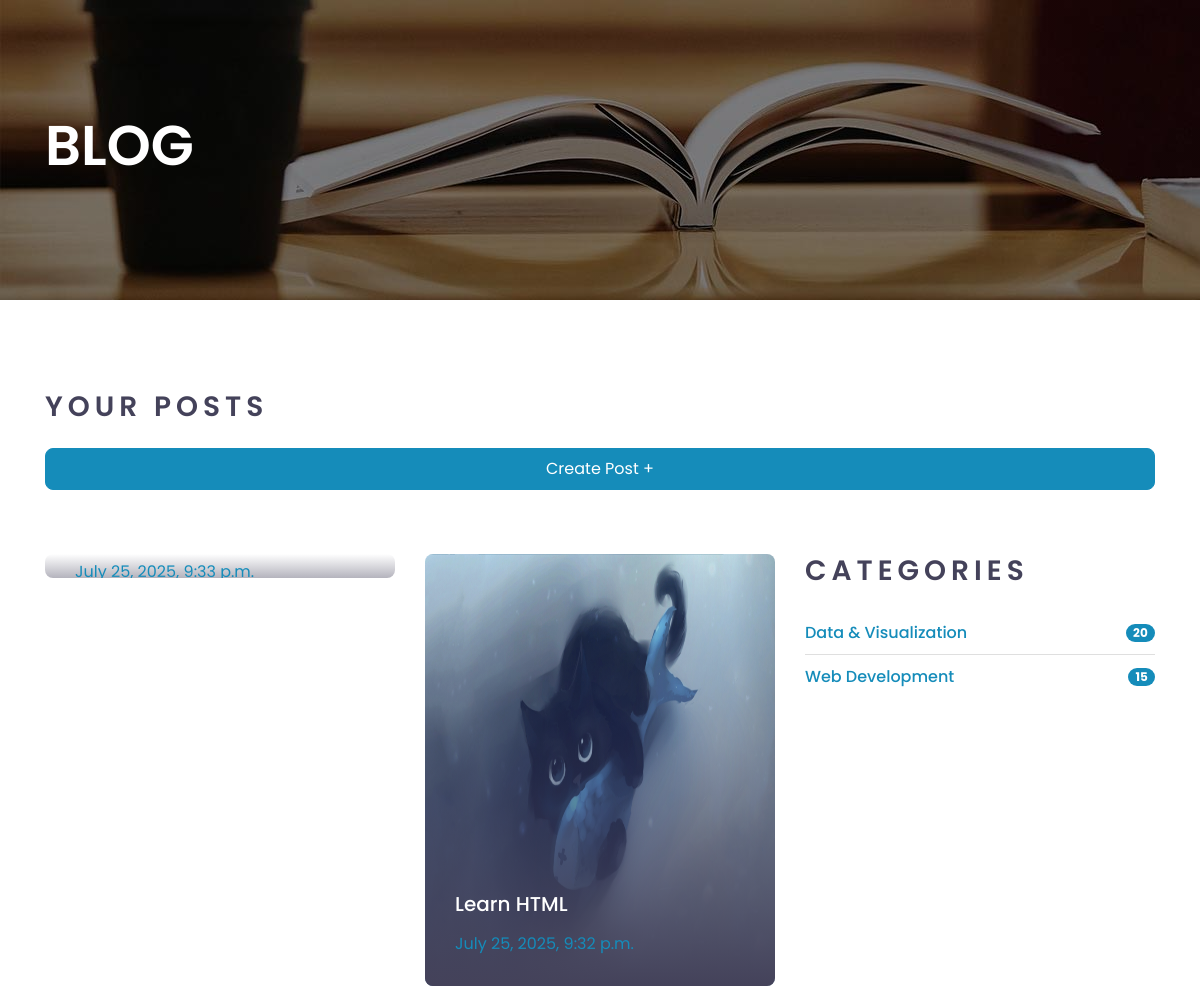
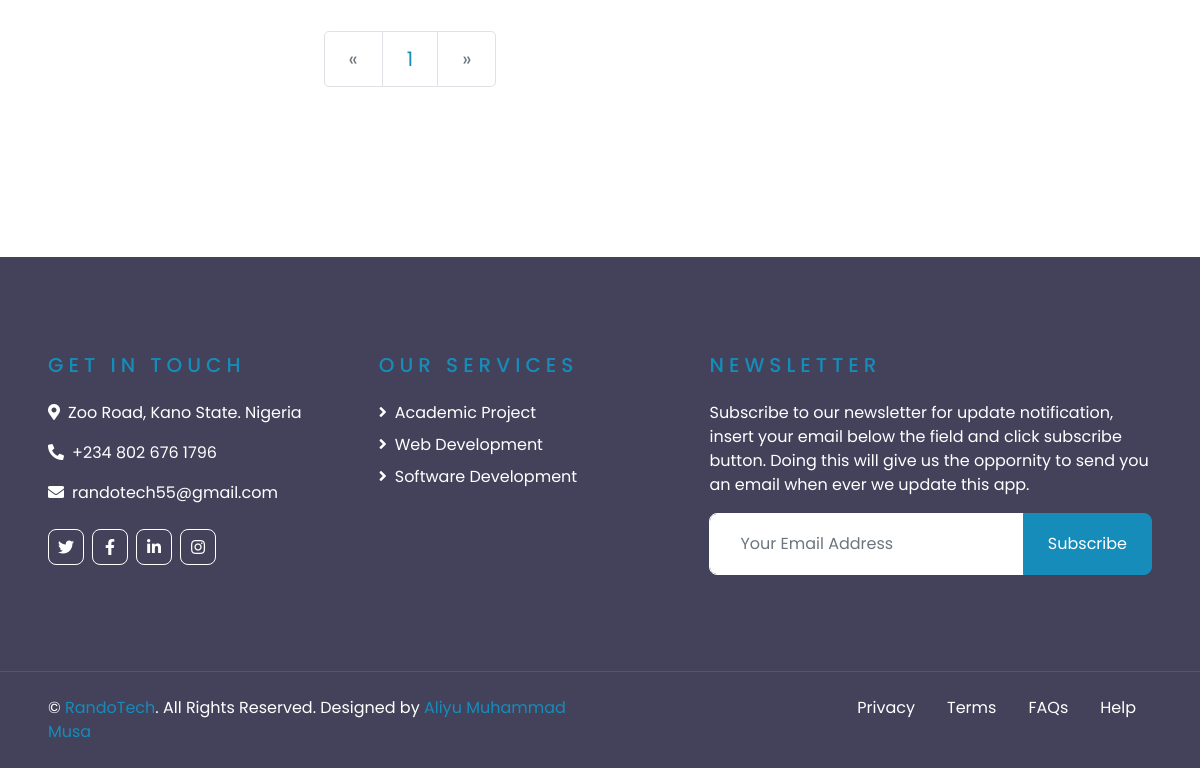
Page /blog/your_post/ (signed in) on the committed database (2 pictures, top to bottom).
### blog/models.py (models this page shows, shortened)
class Post(models.Model):
    STATUS_CHOICES = {
        ('draft', 'DRAFT'),
        ('published', 'PUBLISHED'),
    }
    author = models.ForeignKey(CustomUser, on_delete=models.CASCADE, related_name='blog_post')
    category = models.ForeignKey(Category, on_delete=models.CASCADE, related_name='category_post')
    title = models.CharField(max_length=250)
    slug = models.SlugField(max_length=250, unique_for_date='publish')
    cover_img = models.ImageField(upload_to='img/post_cover', blank=True, null=False, default='img/blog-1.jpg')
    body = models.TextField()
    publish = models.DateTimeField(default=timezone.now)
    created = models.DateTimeField(auto_now_add=True)
    updated = models.DateTimeField(auto_now=True)
    status = models.CharField(max_length=10, choices=STATUS_CHOICES, default='published')
    objects = models.Manager()
    published = PublishedManager()
    class Meta:
        ordering = ('-publish',)
    def get_absolute_url(self):
        return reverse("blog:post_detail", args=[self.publish.year, self.publish.month, self.publish.day, self.slug])

### core/models.py (models this page shows, shortened)
class Service(models.Model):
    name = models.CharField(max_length=50)
    description = models.TextField(default='Write Something')
    price1 = models.IntegerField(default=0)
    price2 = models.IntegerField(default=0)
    price3 = models.IntegerField(default=0)
    price4 = models.IntegerField(default=0)
    price5 = models.IntegerField(default=0)
    cover_img = models.ImageField(upload_to='img/post_cover', default='image')
    img1 = models.ImageField(upload_to='img/img', default='img/post_cover/image_1.jpg')
    img2 = models.ImageField(upload_to='img/img', default='img/post_cover/image_1.jpg')
    img3 = models.ImageField(upload_to='img/img', default='img/post_cover/image_1.jpg')
    img4 = models.ImageField(upload_to='img/img', default='img/post_cover/image_1.jpg')
    def get_absolute_url(self):
        return reverse("core:service_detail", kwargs={"id": self.id})

### blog/views.py (the view)
# urls.py: path('your_post/', YourPostView, name='your_post'),
@login_required
def YourPostView(request, category_slug=None):
    services = Service.objects.all()
    post_list = Post.objects.filter(author=request.user)
    user_categories = Category.objects.filter(
        category_post__author=request.user
    ).distinct()
    category_names = user_categories.values_list('name', flat=True)
    paginator = Paginator(post_list, 6)  # Show 6 posts per page
    page_number = request.GET.get('page')
    page = paginator.get_page(page_number)
    context = {
        'page' : page,
        'category' : category_names,
        'services' : services,
    }
    return render(request, 'blog/your_post.html', context)

### blog/templates/blog/your_post.html (shortened to what this page needs)
<!DOCTYPE html>
<html lang="en">
  {% load static %}
  <head>
    <link
      href="https://cdnjs.cloudflare.com/ajax/libs/font-awesome/5.10.0/css/all.min.css"
      rel="stylesheet"
    />
    <link
      href="{% static 'lib/owlcarousel/assets/owl.carousel.min.css' %}"
      rel="stylesheet"
    />
    <link
      href="https://cdn.jsdelivr.net/npm/bootstrap@5.3.7/dist/css/bootstrap.min.css"
      rel="stylesheet"
    />
    <link href="{% static 'css/style.css' %}" rel="stylesheet" />
  </head>
  <body>
    <div class="container-fluid page-header" style="margin-bottom: 90px;">
        <div class="container">
            <div class="d-flex flex-column justify-content-center" style="min-height: 300px">
                <h3 class="display-4 text-white text-uppercase">Blog</h3>
            </div>
        </div>
    </div>
    <div class="container">
  <h3 class="text-uppercase mb-4" style="letter-spacing: 5px;">Your Posts</h3>
  <a
                    class="btn btn-primary py-2 px-4 d-block  mx-auto d-lg-block"
                    href="{% url 'blog:create_post' %}"
                    >Create Post +</a
                    >
</div>
<div class="container-fluid py-3">
  <div class="container py-5">
            <div class="row">
                <div class="col-lg-8">
                    <div class="row pb-3">
                      {% for post in page %}
                      <div class="col-lg-6 mb-4">
                        <div class="blog-item position-relative overflow-hidden rounded mb-2">
                          {% if post.cover_img %}
                          <img class="img-fluid" src="{{ post.cover_img.url }}" style="height: 27em;" alt="">
                          {% else %}
                          <img class="img-fluid" src="{% static 'img/blog-1.jpg' %}" style="height: 27em; alt="">
                          {% endif %}
                          <a class="blog-overlay text-decoration-none" href="{{ post.get_absolute_url }}">
                            <h5 class="text-white mb-3">{{post.title}}</h5>
                            <p class="text-primary m-0">{{post.created}}</p>
                          </a>
                        </div>
                      </div>
                      {% endfor %}
                        {% include 'components/pagination.html'  %}
                    </div>
                </div>
                <div class="col-lg-4 mt-5 mt-lg-0">
                    <div class="mb-5">
                        <h3 class="text-uppercase mb-4" style="letter-spacing: 5px;">Categories</h3>
                        <ul class="list-group list-group-flush">
                          {% for cat in category %}
                          <li class="list-group-item d-flex justify-content-between align-items-center px-0 disabled">
                            <a href="#" class="text-decoration-none h6 m-0 {% if selected_category.slug == cat.slug %}text-primary{% endif %}">{{cat}}</a>
                            <span class="badge badge-primary badge-pill">{{cat|length}}</span>
                          </li>
                          {% endfor %}
                        </ul>
                    </div>
                </div>
            </div>
        </div>
    </div>
    <div
      class="container-fluid bg-dark text-white py-5 px-sm-3 px-lg-5"
      style="margin-top: 90px"
    >
      <div class="row pt-5">
        <div class="col-lg-7 col-md-12">
          <div class="row">
            <div class="col-md-6 mb-5">
              <h5
                class="text-primary text-uppercase mb-4"
                style="letter-spacing: 5px"
              >
                Get In Touch
              </h5>
              <p>
                <i class="fa fa-map-marker-alt mr-2"></i>Zoo Road, Kano State.
                Nigeria
              </p>
              <p><i class="fa fa-phone-alt mr-2"></i>+234 802 676 1796</p>
              <p><i class="fa fa-envelope mr-2"></i>randotech55@gmail.com</p>
              <div class="d-flex justify-content-start mt-4">
                <a class="btn btn-outline-light btn-square mr-2" href="https://x.com/home"
                  ><i class="fab fa-twitter"></i
                ></a>
                <a class="btn btn-outline-light btn-square mr-2" href="https://web.facebook.com/?_rdc=1&_rdr#"
                  ><i class="fab fa-facebook-f"></i
                ></a>
                <a class="btn btn-outline-light btn-square mr-2" href="https://www.linkedin.com/feed/"
                  ><i class="fab fa-linkedin-in"></i
                ></a>
                <a class="btn btn-outline-light btn-square" href="https://www.instagram.com/aliyumuhd9990/"
                  ><i class="fab fa-instagram"></i
                ></a>
              </div>
            </div>
            <div class="col-md-6 mb-5">
              <h5
                class="text-primary text-uppercase mb-4"
                style="letter-spacing: 5px"
              >
                Our Services
              </h5>
              <div class="d-flex flex-column justify-content-start">
                {% for s in services %}
          <a href="{{ s.get_absolute_url }}" class="text-white mb-2"><i class="fa fa-angle-right mr-2"></i>{{s.name}}</a>
          {% endfor %}
              </div>
            </div>
          </div>
        </div>
        <div class="col-lg-5 col-md-12 mb-5">
          <h5
            class="text-primary text-uppercase mb-4"
            style="letter-spacing: 5px"
          >
            Newsletter
          </h5>
          <p>
            Subscribe to our newsletter for update notification, insert your email below the field and click subscribe button. Doing this will give us the oppornity to send you an email when ever we update this app.
          </p>
          <div class="w-100">
            <form action="" method="post">
              <div class="input-group">
                <input
                type="text"
                name="email"
                class="form-control border-light"
                style="padding: 30px"
                placeholder="Your Email Address"
                />
                <div class="input-group-append">
                  <button class="btn btn-primary px-4">Subscribe</button>
                </div>
              </div>
            </form>
          </div>
        </div>
      </div>
    </div>
    <div
      class="container-fluid bg-dark text-white border-top py-4 px-sm-3 px-md-5"
      style="border-color: rgba(256, 256, 256, 0.1) !important"
    >
      <div class="row">
        <div class="col-lg-6 text-center text-md-left mb-3 mb-md-0">
          <p class="m-0 text-white">
            &copy; <a href="https://wa.me/2348026761796">RandoTech</a>. All Rights Reserved. Designed by
            <a href="https://wa.me/2348026761796">Aliyu Muhammad Musa</a>
          </p>
        </div>
        <div class="col-lg-6 text-center text-md-right">
          <ul class="nav d-inline-flex">
            <li class="nav-item">
              <a class="nav-link text-white py-0" href="{% url 'core:privacy' %}">Privacy</a>
            </li>
            <li class="nav-item">
              <a class="nav-link text-white py-0" onclick="alert('Section not Available!')" href="#">Terms</a>
            </li>
            <li class="nav-item">
              <a class="nav-link text-white py-0" href="{% url 'core:faq' %}">FAQs</a>
            </li>
            <li class="nav-item">
              <a class="nav-link text-white py-0" onclick="alert('Section not Available!')" href="#">Help</a>
            </li>
          </ul>
        </div>
      </div>
    </div>
  </body>
</html>

### rows in the picture
Post: created "July 25, 2025, 9:33 p.m."
Post: cover_img (picture), title "Learn HTML", created "July 25, 2025, 9:32 p.m."
Service: name "Academic Project"
Service: name "Web Development"
Service: name "Software Development"

### other values in the picture
{{ num }} "1"
{{ cat }} "Data & Visualization" "Web Development"
{{ cat|length }} "20" "15"
